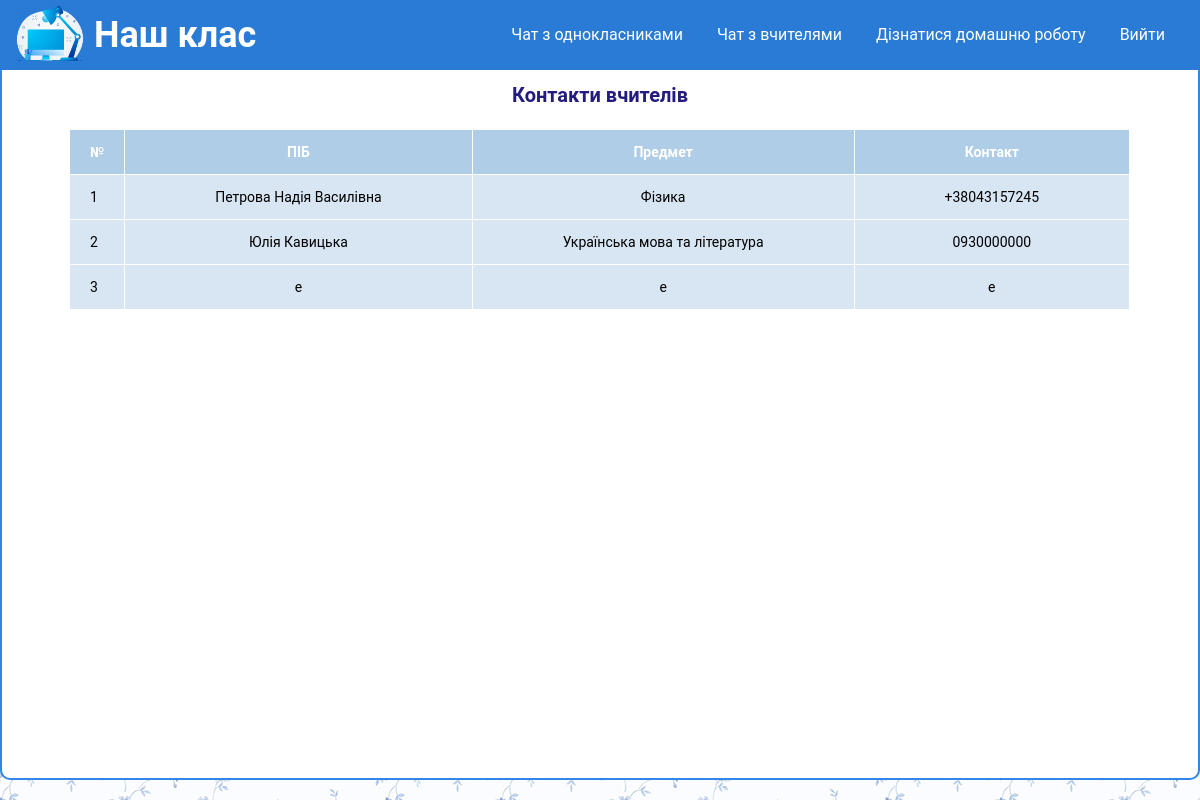
/pages/contacts.php (signed in), run on an earlier commit of the app's database.
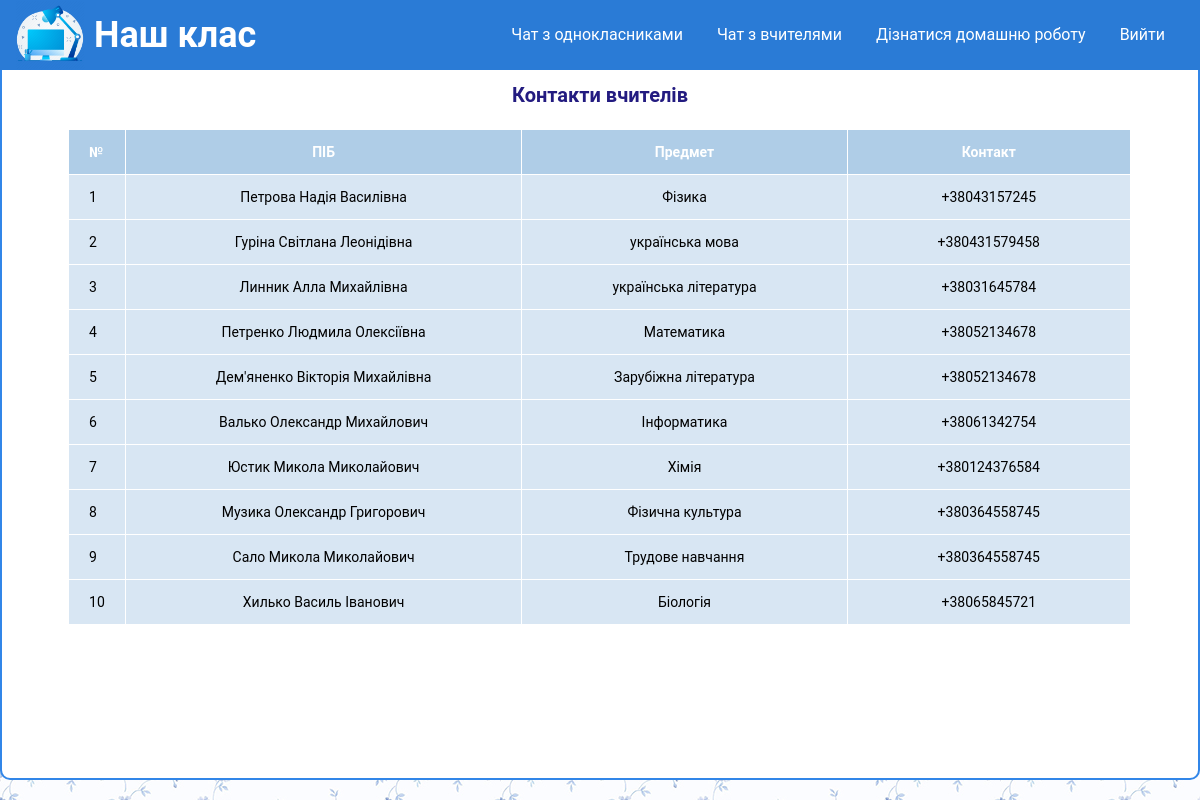
And on a later commit of the database.
### tables this page shows
CREATE TABLE `contacts` (
  `id` int(11) NOT NULL,
  `name` varchar(255) NOT NULL,
  `user_status` int(20) NOT NULL,
  `image` varchar(255) NOT NULL,
  `phone` varchar(255) NOT NULL,
  `about` text NOT NULL,
  `login` varchar(255) NOT NULL,
  `password` varchar(255) NOT NULL,
  `last_message` text NOT NULL,
  `subject` varchar(100) NOT NULL
);

### pages/contacts.php (the view, shortened to what this page needs)
<!DOCTYPE html>
<html lang="en">
<head>
	<link rel="stylesheet" type="text/css" href="/style/style.css">
	<link rel="stylesheet" type="text/css" href="/style/chat.css">
</head>
<body>
	<?php
		include $_SERVER['DOCUMENT_ROOT'] . "/configs/db.php";
		include $_SERVER['DOCUMENT_ROOT'] . "/pice-of-site/header.php";
	?>
	<main>
		<div id="content" class="flex">
			<p class="admin-title">Контакти вчителів</p>
			<table>
				<tr>
					<th>№</th>
					<th>ПІБ</th>
					<th>Предмет</th>
					<th>Контакт</th>
				</tr>
			<?php
				$sql_contacts = "SELECT * FROM contacts WHERE user_status != 0";
				$result_contacts = mysqli_query($connect, $sql_contacts);
				$col_contacts = mysqli_num_rows($result_contacts);
            $i = 0;
				while($i < $col_contacts) {
					$contact = mysqli_fetch_assoc($result_contacts);
				?>
				<tr>
					<td><?php echo $i+1; ?></td>
					<td><?php echo $contact["name"]; ?></td>
					<td><?php echo $contact["subject"]; ?></td>
					<td><?php echo $contact["phone"]; ?></td>
				</tr>
				<?php
            $i = $i + 1;
				}
			?>
			</table>
		</div>
	</main>
</body>
</html>

What changed in the data, as far as the page shows it:
removed contacts: name "e", subject "e", phone "e"
added contacts: name "Гуріна Світлана Леонідівна", subject "українська мова", phone "+380431579458"
now on this page (row edited): contacts: name "Линник Алла Михайлівна", subject "українська література", phone "+38031645784"
added contacts: name "Петренко Людмила Олексіївна", subject "Математика", phone "+38052134678"
changed contacts: name "Юлія Кавицька" → "Дем'яненко Вікторія Михайлівна"; subject "Українська мова та література" → "Зарубіжна література"; phone "0930000000" → "+38052134678"
added contacts: name "Валько Олександр Михайлович", subject "Інформатика", phone "+38061342754"
added contacts: name "Юстик Микола Миколайович", subject "Хімія", phone "+380124376584"
added contacts: name "Музика Олександр Григорович", subject "Фізична культура", phone "+380364558745"
added contacts: name "Сало Микола Миколайович", subject "Трудове навчання", phone "+380364558745"
added contacts: name "Хилько Василь Іванович", subject "Біологія", phone "+38065845721"
